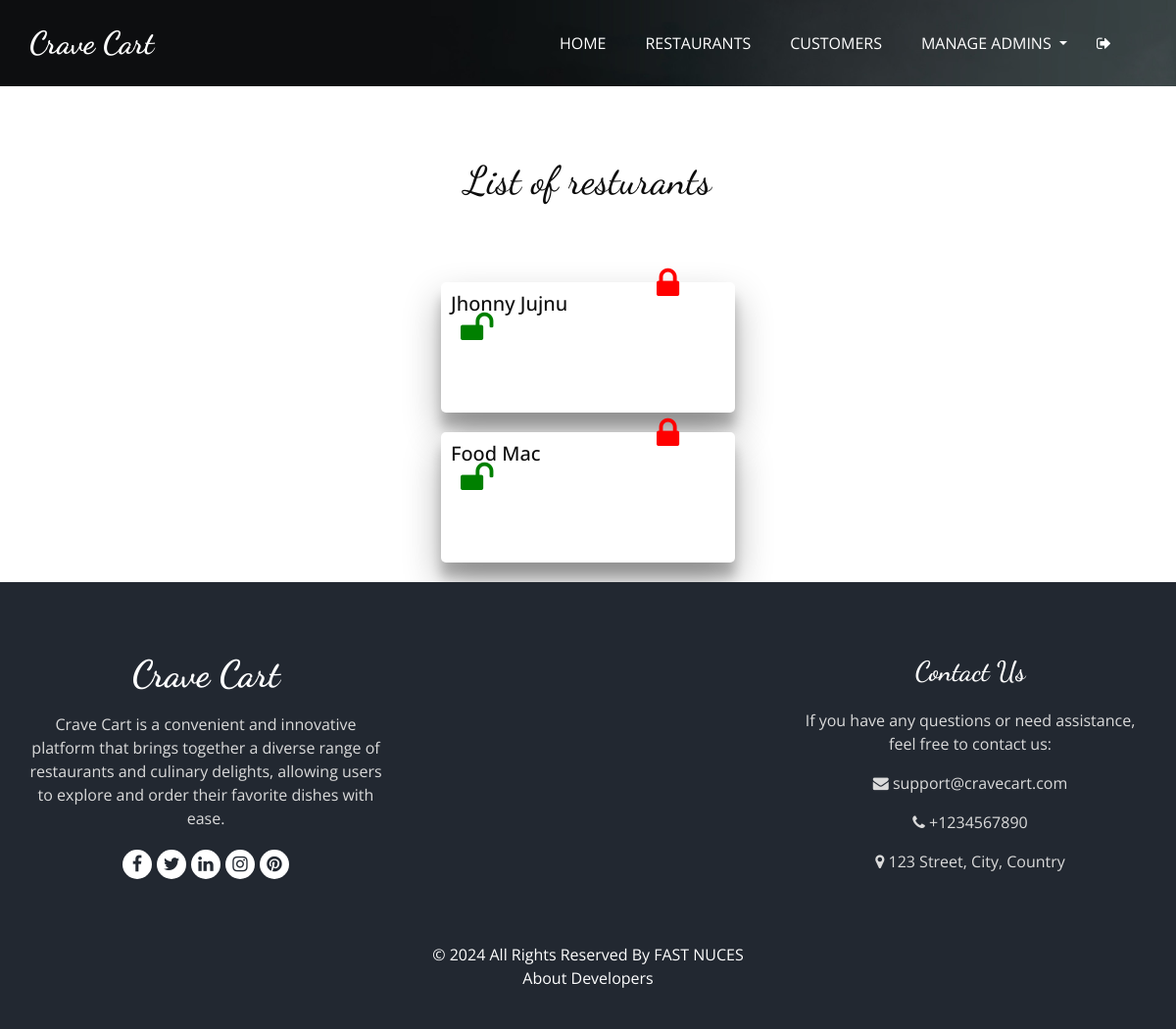
/All-Resturants (signed in), run on an earlier commit of the app's database.
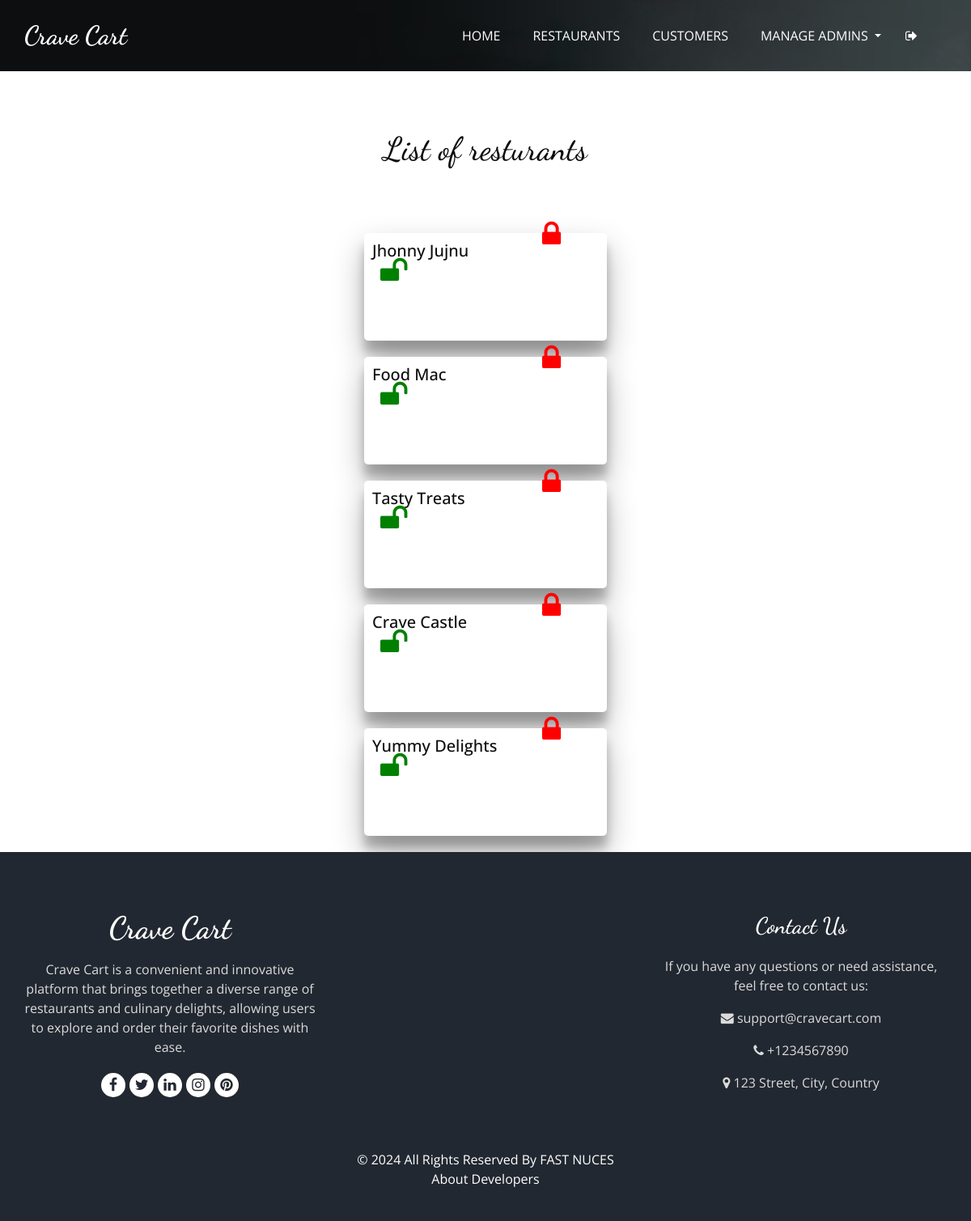
And on a later commit of the database.
### tables this page shows
CREATE TABLE Restaurants (
                        RestaurantID INTEGER PRIMARY KEY AUTOINCREMENT,
                        Email TEXT,
                        Name TEXT,
                        Password TEXT,
                        Description TEXT,
                        Address TEXT,
                        Phone TEXT,
                        Website TEXT,
                        OpeningHours TEXT,
                        RegistrationDate TEXT,
                        Blocked INTEGER DEFAULT 0,
                        BlockedByAdmin INTEGER DEFAULT NULL,
                        FOREIGN KEY (BlockedByAdmin) REFERENCES Admin(AdminID)
                    );

### AdminendPoints.py (the view)
@Admin.route('/All-Resturants')
def AllResturants():
    if 'admin' not in session:
        return redirect('adminlogin')
    return render_template('admin/allresturants.html',resturants=DataBase.get_all_restaurants())

### DataBase.py (called while the page is built)
def get_all_restaurants():
    try:
        cursor.execute('''SELECT * FROM Restaurants;''' )
        return cursor.fetchall()
    except Exception as e:
        print(str(e))
        return []

### templates/admin/allresturants.html (shortened to what the changed rows need)
<!DOCTYPE html>
<html>
<head>
  <link rel="stylesheet" type="text/css" href="{{url_for('static',filename='css/bootstrap.css')}}" />
  <link rel="stylesheet" type="text/css" href="https://cdnjs.cloudflare.com/ajax/libs/OwlCarousel2/2.3.4/assets/owl.carousel.min.css" />
  <link rel="stylesheet" href="https://cdnjs.cloudflare.com/ajax/libs/jquery-nice-select/1.1.0/css/nice-select.min.css" />
  <link href="{{url_for('static',filename='css/font-awesome.min.css')}}" rel="stylesheet" />
  <link href="{{url_for('static',filename='css/style.css')}}" rel="stylesheet" />
  <link href="{{url_for('static',filename='css/responsive.css')}}" rel="stylesheet" />
</head>
<body class="sub_page">
    <br><br><br>
    <h1>List of resturants</h1>
    <br><br><br>
    <ul>
        {% for resturant in resturants %}
            <li class="aa">
                <h5>{{ resturant[2] }}</h5>
                <a href="#" class="block-resturant" data-id="{{ resturant[0] }}">
                    <i class="fa fa-lock" style="font-size:36px;color:red"></i>
                </a>
                <a href="#" class="unblock-resturant" data-id="{{ resturant[0] }}">
                    <i class="fa fa-unlock" style="font-size:36px;color: green;"></i>
                </a>
            </li>
        {% endfor %}
    </ul>
</body>
</html>

What changed in the data, as far as the page shows it:
added Restaurants: Name "Tasty Treats"
added Restaurants: Name "Crave Castle"
added Restaurants: Name "Yummy Delights"
